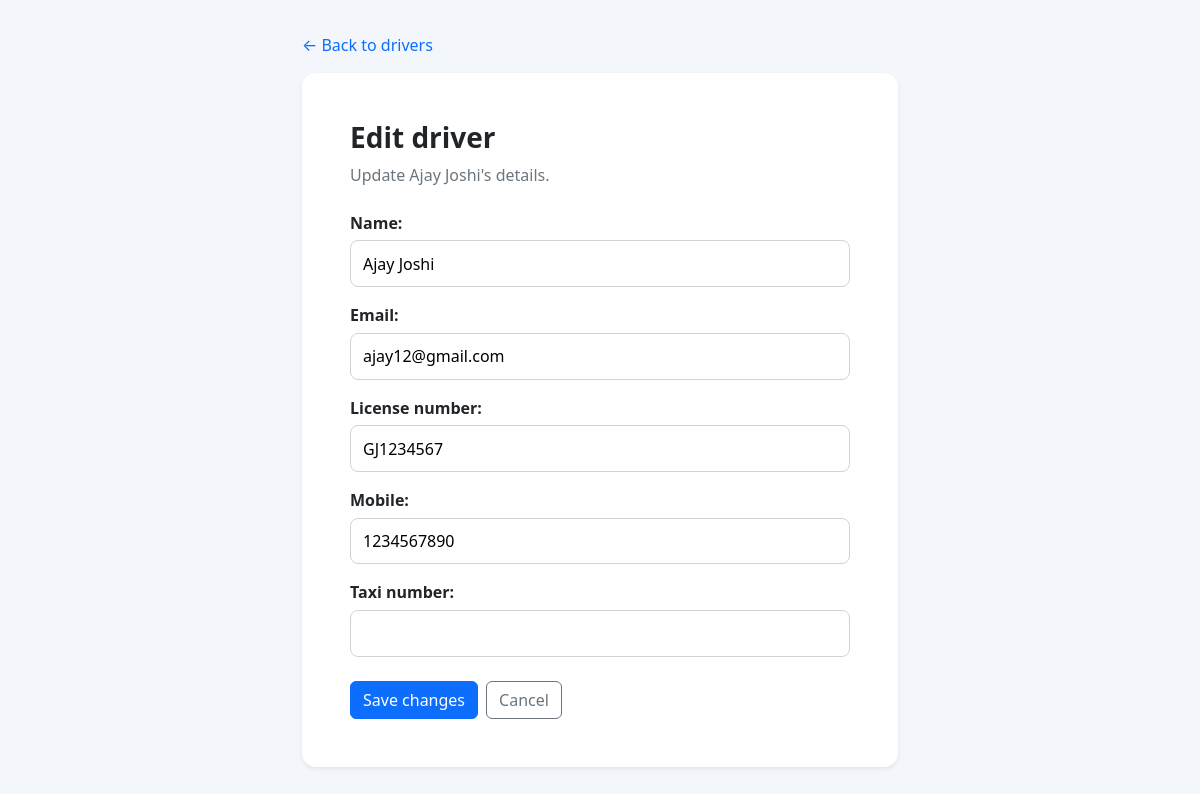
/drivers/6/edit/ (signed in), run on an earlier commit of the app's database.
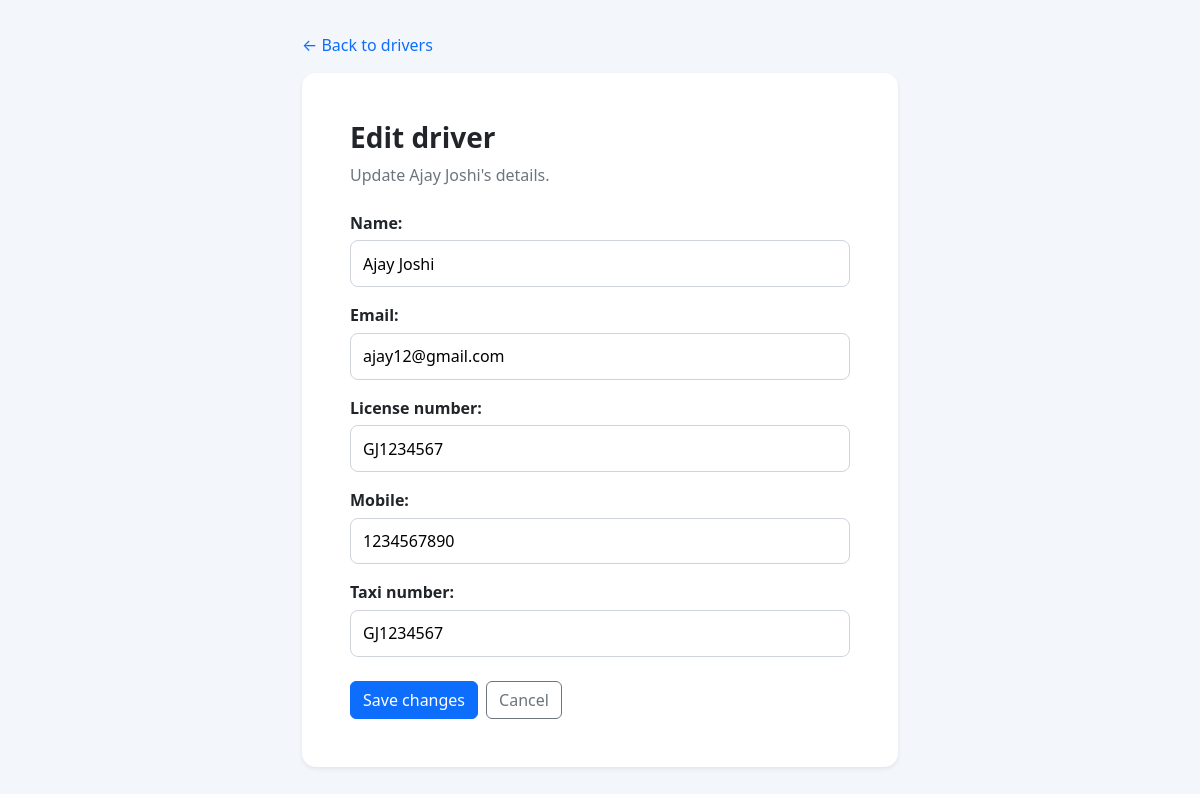
And on a later commit of the database.
### core/models.py (models this page shows, shortened)
class Driver(models.Model):
    name = models.CharField(max_length=100)
    email = models.EmailField(unique=True)
    license_number = models.CharField(
        max_length=50,
        unique=True
    )
    mobile = models.CharField(max_length=15)
    taxi_number = models.CharField(max_length=20, blank=True)
    password = models.CharField(max_length=128)

### core/views.py (the view)
@user_passes_test(lambda user: user.is_authenticated and user.is_staff,
                  login_url='admin_login')
def admin_driver_edit(request, driver_id):
    driver = get_object_or_404(Driver, pk=driver_id)
    form = DriverEditForm(request.POST or None, instance=driver)
    if request.method == 'POST' and form.is_valid():
        form.save()
        messages.success(request, 'Driver details updated successfully.')
        return redirect('admin_drivers')
    return render(
        request,
        'core/admin_driver_edit.html',
        {'form': form, 'driver': driver},
    )

### core/forms.py
class DriverEditForm(forms.ModelForm):
    class Meta:
        model = Driver
        fields = ('name', 'email', 'license_number', 'mobile', 'taxi_number')

### core/templates/core/admin_driver_edit.html (shortened to what this page needs)
<!DOCTYPE html>
<html lang="en">
<head>
    <link href="https://cdn.jsdelivr.net/npm/bootstrap@5.3.3/dist/css/bootstrap.min.css"
          rel="stylesheet">
</head>
<body>
<main class="container" style="max-width: 620px;">
    <a class="text-decoration-none" href="{% url 'admin_drivers' %}">
        &larr; Back to drivers
    </a>
    <section class="card edit-card shadow-sm mt-3">
        <div class="card-body p-4 p-md-5">
            <h1 class="h3 fw-bold">Edit driver</h1>
            <p class="text-secondary mb-4">
                Update {{ driver.name }}'s details.
            </p>
            <form method="POST">
                {% for field in form %}
                    <div class="mb-3">
                        {{ field.label_tag }}
                        {{ field }}
                    </div>
                {% endfor %}
                <div class="d-flex gap-2 mt-4">
                    <button type="submit" class="btn btn-primary">Save changes</button>
                    <a class="btn btn-outline-secondary" href="{% url 'admin_drivers' %}">
                        Cancel
                    </a>
                </div>
            </form>
        </div>
    </section>
</main>
</body>
</html>

What changed in the data, as far as the page shows it:
changed Driver "Ajay Joshi": taxi_number (not shown) → "GJ1234567"
